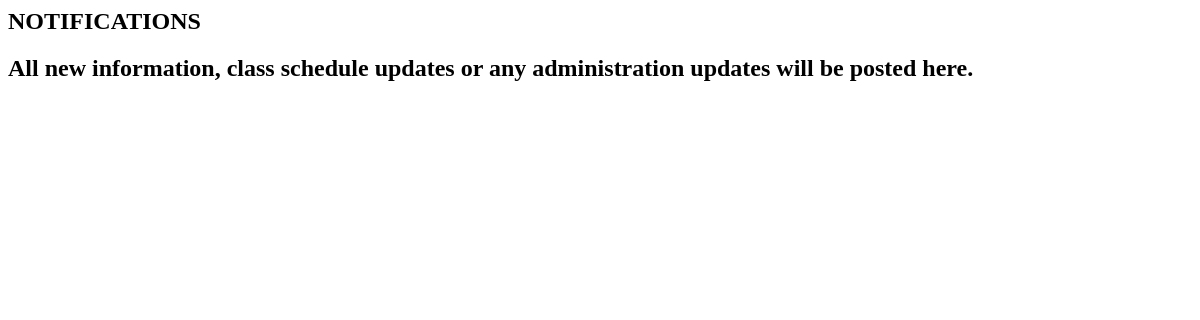
Page /notifications/ on the earlier database version.
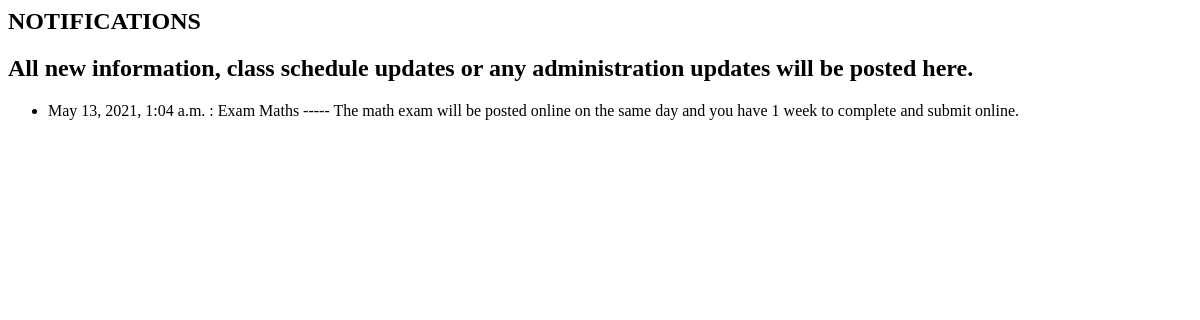
Same page on the later database version.
### notifications/models.py (models this page shows)
class notif(models.Model):
    title=models.CharField(max_length=200)
    desc=models.TextField()
    notif_time=models.DateTimeField()
    Classification=models.CharField(
        max_length=10,
        choices=[
            ('Important',"Important"),
            ('URGENT', "Urgent"),
            ('FYI',"For Your Information"),
        ]
    )

### notifications/views.py (the view)
# urls.py: path('', views.index, name='index'),
def index(request):
    notifications=notif.objects.all()
    context={'notifications': notifications}
    return render(request,'notifications/for.html', context)

### notifications/templates/notifications/for.html
{% block content %}
<h2>NOTIFICATIONS</h2>
<h2>All new information, class schedule updates or any administration updates will be posted here. </h2>
<ul>
{% for notification in notifications %}
    <li>{{ notification.notif_time }} : {{notification.title}} ----- {{notification.desc}}</li>
{% endfor %}
</ul>
{% endblock %}

Differences in the rows shown:
added notif: notif_time "May 13, 2021, 1:04 a.m.", title "Exam Maths", desc "The math exam will be posted online on the same day and you have 1 week to complete and submit online."
